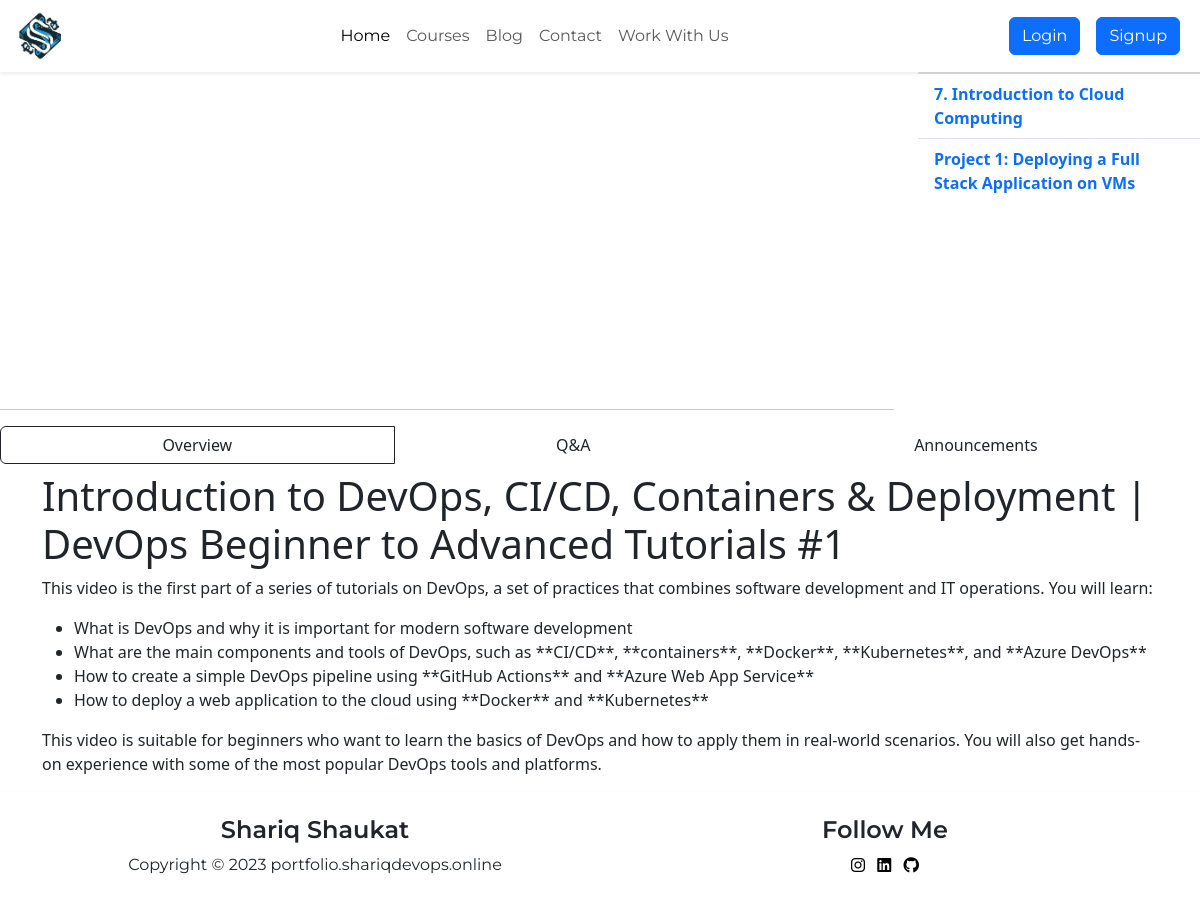
/watch/Introduction to DevOps/, run on the app's committed database.
### myapp/models.py (models this page shows, shortened)
class RCourse(models.Model):
    title = models.CharField(max_length=100)
    description = models.TextField()
    recommended = models.BooleanField(default=False)  # Add this field
    image = models.ImageField(upload_to='rcourse_images')
    video_link = models.CharField(max_length=200, default='')  # Add this field for video links
    overview = models.TextField(blank=True)
    q_and_a = models.TextField(blank=True)
    announcements = models.TextField(blank=True)

class Video(models.Model):
    title = models.CharField(max_length=100)
    url = models.URLField()
    overview = models.TextField(blank=True)
    q_and_a = models.TextField(blank=True)
    announcements = models.TextField(blank=True)
    course = models.ForeignKey(RCourse, on_delete=models.CASCADE, related_name='videos')
    order = models.PositiveIntegerField(default=0)

### myapp/views.py (the view)
# urls.py: path('watch/<str:course_title>/', views.watch_course, name='watch_course'),
def watch_course(request, course_title):
    course = get_object_or_404(RCourse, title=course_title)
    comments = Comment.objects.filter(course=course)
    videos = course.videos.all()  # Get associated videos for the course
    context = {
        'course': course,
        'comments': comments,
        'videos': videos,  # Pass the videos queryset to the template
    }
    return render(request, 'watch_course.html', context)

### myapp/templates/watch_course.html (shortened to what this page needs)
{% extends "base.html" %}
{% load static %}
{% block body %}
<div class="row">
    <div class="col-md-9">
        <iframe width="100%" height="315" src="{{ course.video_link }}" title="YouTube video player" frameborder="0" allow="accelerometer; autoplay; clipboard-write; encrypted-media; gyroscope; picture-in-picture; web-share" allowfullscreen></iframe>
        <hr>
    </div>
    <div class="col-md-3">
        <div class="card" style="width: 18rem;"></div>
        <ul class="list-group list-group-flush" style="max-height: 400px; overflow-y: scroll;">
            {% for video in course.videos.all %}
                <li class="list-group-item {% if video.id == selected_video_id %}active{% endif %}">
                    <a class="text-decoration-none text-body-primary fw-semibold" href="{% url 'video_detail' video.id %}">
                        {{ video.title }}
                    </a>
                </li>
            {% endfor %}
        </ul>
    </div>
</div>
    <div class="btn-group">
        <button id="overview-button" class="btn active">Overview</button>
        <button id="qanda-button" class="btn">Q&A</button>
        <button id="announcements-button" class="btn">Announcements</button>
    </div>
<div class="container mt-2" id="overview-details" style="display: none;">
    {{ course.overview|safe }}
</div>
{% endblock body %}

### data on the page
Video: title "7. Introduction to Cloud Computing"
Video: title "Project 1: Deploying a Full Stack Application on VMs"
RCourse: overview "Introduction to DevOps, CI/CD, Containers & Deployment | DevOps Beginner to Advanced Tutorials #1 This video is the first part of a series of tutorials on DevOps, a set of practices that combines software development and IT operations. You will learn: What is DevOps and why it is important for modern software development What are the main components and tools of DevOps, such as **CI/CD**, **containers**, **Docker**, **Kubernetes**, and **Azure DevOps** How to create a simple DevOps pipeline using **GitHub Actions** and **Azure Web App Service** How to deploy a web application to the cloud using **Docker** and **Kubernetes** This video is suitable for beginners who want to learn the basics…"
